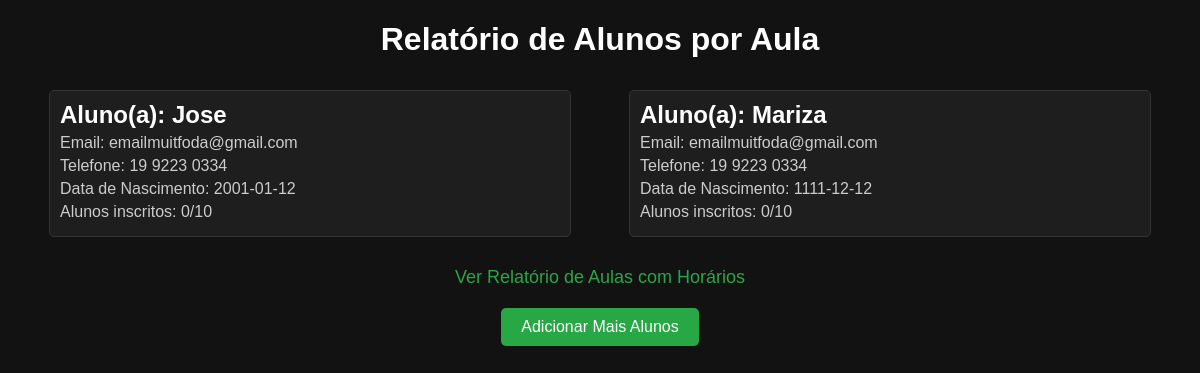
/relatorio/alunos_por_aula, run on the app's committed database.
### main.py (models this page shows, shortened)
class Aluno_Regular(Base):
    __tablename__ = "Aluno_Regular"
    id                     = Column("id",Integer, primary_key=True, autoincrement=True)
    nome                   = Column("nome",String, nullable=True)
    email                  = Column("email",String, nullable=True)
    telefone               = Column("telefone",String, nullable=True)
    data_nasc              = Column("data_nasc",String, nullable=True)
    max_inscritos          = Column("max_inscritos",Integer, nullable=False, default=10)
    alunos_atual           = Column("alunos_atual",Integer, nullable=False, default=0)

### main.py (the view)
@app.route('/relatorio/alunos_por_aula')
def relatorio_alunos_por_aula():
    aulas = session.query(Aluno_Regular).all()
    return render_template('alunos_por_aula.html', aulas=aulas)

### templates/alunos_por_aula.html (shortened to what this page needs)
<!DOCTYPE html>
<html>
<head>
</head>
<body>
    <h1>Relatório de Alunos por Aula</h1>
    <div class="container">
        {% for aula in aulas %}
            <div class="aula">
                <h2>Aluno(a): {{ aula.nome }}</h2>
                <p>Email: {{ aula.email }}</p>
                <p>Telefone: {{ aula.telefone }}</p>
                <p>Data de Nascimento: {{ aula.data_nasc }}</p>
                <p>Alunos inscritos: {{ aula.alunos_atual }}/{{ aula.max_inscritos }}</p>
            </div>
        {% endfor %}
    </div>
    <div class="link">
        <a href="{{ url_for('relatorio_aulas_com_horarios') }}">Ver Relatório de Aulas com Horários</a>
    </div>
    <div class="button-container">
        <a href="{{ url_for('adicionar_aluno') }}">Adicionar Mais Alunos</a>
    </div>
</body>
</html>

### templates/alunos_por_aula.html (style rules this page uses)
body { font-family: Arial, sans-serif; margin: 20px; background-color: #121212; color: #ffffff; }
h1 { text-align: center; color: #ffffff; }
.container { display: flex; flex-wrap: wrap; justify-content: space-around; }
.aula { border: 1px solid #333; padding: 10px; margin: 10px; border-radius: 5px; background-color: #1e1e1e; width: 45%; box-sizing: border-box; }
.aula h2 { margin: 0; color: #ffffff; }
.aula p { margin: 5px 0; color: #cccccc; }
.link { text-align: center; margin-top: 20px; }
.link a { color: #28a745; text-decoration: none; font-size: 18px; }
.button-container { text-align: center; margin-top: 20px; }
.button-container a { display: inline-block; padding: 10px 20px; background-color: #28a745; color: white; text-decoration: none; border-radius: 5px; }

### data on the page
Aluno_Regular: nome "Jose", email "emailmuitfoda@gmail.com", telefone "19 9223 0334", data_nasc "2001-01-12", alunos_atual "0", max_inscritos "10"
Aluno_Regular: nome "Mariza", email "emailmuitfoda@gmail.com", telefone "19 9223 0334", data_nasc "1111-12-12", alunos_atual "0", max_inscritos "10"
